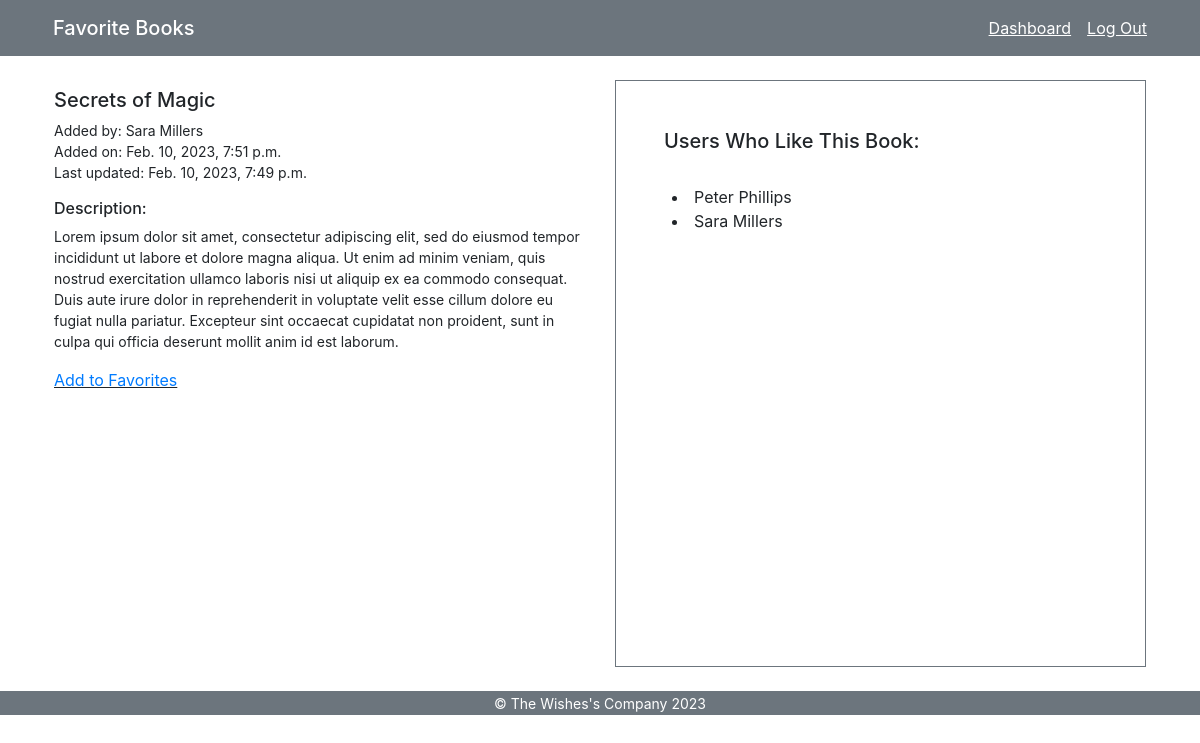
The app's page /books/10 (signed in) with its own data.
### user_books_app/models.py (models this page shows)
class Book(models.Model):
    title = models.CharField(max_length=255)
    description = models.TextField()
    uploaded_by = models.ForeignKey(User,related_name='books_uploaded', on_delete=models.CASCADE)
    users_who_like = models.ManyToManyField(User,related_name="liked_books")
    created_at = models.DateTimeField(auto_now=True)
    updated_at = models.DateTimeField(auto_now_add=True)
    objects = BookManager()

class User(models.Model):
    first_name = models.CharField(max_length=45)
    last_name = models.CharField(max_length=45)
    email = models.CharField(max_length=45)
    password = models.CharField(max_length=255)
    created_at = models.DateTimeField(auto_now=True)
    updated_at = models.DateTimeField(auto_now_add=True)
    objects = UserManager()

### user_books_app/views.py (the view)
# urls.py: path("books/<int:book_id>", views.books_details, name="book_details"),
def books_details(request, book_id):
    if 'name' in request.session:
        currentUser = User.objects.get(id=request.session['id'])
        context = {
            'book_selected': Book.objects.get(id=book_id),
            'books_liked_by_current_user': currentUser.liked_books.all()
        }
        return render(request,'book_details.html', context)
    return redirect('/books')

### user_books_app/templates/book_details.html (shortened to what this page needs)
{% extends "base.html" %}
{% block content%}
<div class="row align-items-stretch">
  <div class="col-md-6">
    {% if book_selected.uploaded_by.id == request.session.id %}
      <form
        class="border border-secondary p-5"
        action="/books/{{book_selected.id}}/edit"
        method="POST"
      >
        {% csrf_token %}
        <p class="text-left h4 mb-4">Edit a Favorite Book</p>
         {% if messages %}
         <ul id="messageErrors" class="mb-4 p-2">
             Error Messages: {% for message in messages %}
             <li>{{ message }}</li>
             {% endfor %}
         </ul>
        {% endif %}
        <label for="defaulBookAddFormTitle">Book Title</label>
        <input type="text" id="defaulBookAddFormTitle" class="form-control mb-3"
        name="book_title" value="{{book_selected.title}}">
        <label for="defaulBookAddFormDescription">Book Description</label>
        <textarea
          id="defaulBookAddFormDescription"
          class="form-control"
          name="book_description"
          rows="10"
        >{{book_selected.description}}</textarea>
        <div class="text-right">
          <button class="btn btn-success mt-4" type="submit">Update</button>
          <a href="/books/{{book_selected.id}}/delete" class="btn btn-danger mt-4">Delete</a>
        </div>
      </form>
    {% else %}
      <p class="h5 my-2">{{book_selected.title}}</p>
      <p class="small mb-0">
        Added by: {{book_selected.uploaded_by.first_name}}
        {{book_selected.uploaded_by.last_name}}
      </p>
      <p class="small mb-0">Added on: {{book_selected.created_at}}</p>
      <p class="small">Last updated: {{book_selected.updated_at}}</p>
      <p class="h6">Description:</p>
      <p class="small">{{book_selected.description}}</p>
      <p>
        {% if book_selected not in books_liked_by_current_user %}
          <u><a href="/books/{{book_selected.id}}/add_to_favorites">Add to Favorites</a></u>
        {% else %}
          <u><a href="/books/{{book_selected.id}}/remove_from_favorites">Remove from Favorites</a></u>
        {% endif %}
      </p>
    {% endif %}
  </div>
  <div class="col-md-6">
    <div class="border border-secondary p-5">
      <p class="text-left h5 mb-4">Users Who Like This Book:</p>
      <ul class="scrollable p-2" style="height: 425px">
        {% for each_user in book_selected.users_who_like.all %}
        <li>
          {{each_user.first_name}} {{each_user.last_name}}
        </li>
        {% endfor %}
      </ul>
    </div>
  </div>
</div>
{% endblock %}

### user_books_app/static/style.css (style rules this page uses)
* { margin: 0px; padding: 0px; }
ul.scrollable li { overflow: auto; list-style-position: inside; }

### records on screen
Book: title "Secrets of Magic", uploaded_by.first_name "Sara", uploaded_by.last_name "Millers", created_at "Feb. 10, 2023, 7:51 p.m.", updated_at "Feb. 10, 2023, 7:49 p.m.", description "Lorem ipsum dolor sit amet, consectetur adipiscing elit, sed do eiusmod tempor incididunt ut labore et dolore magna aliqua. Ut enim ad minim veniam, quis nostrud exercitation ullamco laboris nisi ut aliquip ex ea commodo consequat. Duis aute irure dolor in reprehenderit in voluptate velit esse cillum dolore eu fugiat nulla pariatur. Excepteur sint occaecat cupidatat non proident, sunt in culpa qui officia deserunt mollit anim id est laborum."
User: first_name "Peter", last_name "Phillips"
User: first_name "Sara", last_name "Millers"
